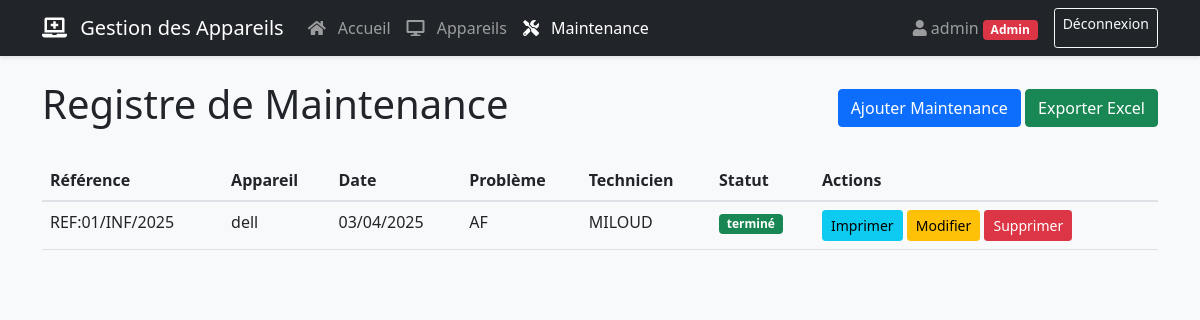
Screenshot of /maintenance (signed in) with the database file from the repository.
### app.py (models this page shows, shortened)
class User(UserMixin, db.Model):
    id = db.Column(db.Integer, primary_key=True)
    username = db.Column(db.String(80), unique=True, nullable=False)
    password = db.Column(db.String(120), nullable=False)
    is_admin = db.Column(db.Boolean, default=False)

class MaintenanceRecord(db.Model):
    id = db.Column(db.Integer, primary_key=True)
    device_id = db.Column(db.Integer, db.ForeignKey('device.id'), nullable=False)
    reference = db.Column(db.String(20))
    maintenance_date = db.Column(db.Date, nullable=False)
    issue_description = db.Column(db.Text, nullable=False)
    actions_taken = db.Column(db.Text)
    status = db.Column(db.String(20), default='en attente')
    technician = db.Column(db.String(100), nullable=False)
    completion_date = db.Column(db.Date)
    notes = db.Column(db.Text)

class Device(db.Model):
    id = db.Column(db.Integer, primary_key=True)
    name = db.Column(db.String(100), nullable=False)
    type = db.Column(db.String(50), nullable=False)
    serial_number = db.Column(db.String(100), nullable=False, unique=True)
    status = db.Column(db.String(20), default='actif')
    assigned_to = db.Column(db.String(100))
    service = db.Column(db.String(100))
    department = db.Column(db.String(100))
    mac_address = db.Column(db.String(17))
    notes = db.Column(db.Text)
    maintenance_records = db.relationship('MaintenanceRecord', backref='device', lazy=True, cascade="all, delete-orphan")
    ownership_changes = db.relationship('OwnershipChange', backref='device', lazy=True, cascade="all, delete-orphan")

### app.py (the view)
@app.route('/maintenance')
@login_required
def maintenance():
    maintenance_records = MaintenanceRecord.query.order_by(MaintenanceRecord.maintenance_date.desc()).all()
    return render_template('maintenance.html', maintenance_records=maintenance_records)

### app.py (called while the page is built)
@login_manager.user_loader
def load_user(user_id):
    return User.query.get(int(user_id))

@app.context_processor
def utility_processor():
    from datetime import datetime
    return {
        'now': datetime.now
    }

### templates/maintenance.html (shortened to what this page needs)
{% extends "base.html" %}
{% block content %}
<div class="d-flex justify-content-between align-items-center mb-4">
    <h1>Registre de Maintenance</h1>
    <div>
        <a href="{{ url_for('add_maintenance') }}" class="btn btn-primary">Ajouter Maintenance</a>
        <a href="{{ url_for('export_maintenance_excel') }}" class="btn btn-success">Exporter Excel</a>
    </div>
</div>
<div class="table-responsive">
    <table class="table table-hover">
        <thead>
            <tr>
                <th>Référence</th>
                <th>Appareil</th>
                <th>Date</th>
                <th>Problème</th>
                <th>Technicien</th>
                <th>Statut</th>
                <th>Actions</th>
            </tr>
        </thead>
        <tbody>
            {% for record in maintenance_records %}
            <tr>
                <td>{{ record.reference }}</td>
                <td>{{ record.device.name }}</td>
                <td>{{ record.maintenance_date.strftime('%d/%m/%Y') }}</td>
                <td>{{ record.issue_description[:50] + '...' if record.issue_description|length > 50 else record.issue_description }}</td>
                <td>{{ record.technician }}</td>
                <td>
                    <span class="badge bg-{{ 'success' if record.status == 'terminé' else 'warning' if record.status == 'en cours' else 'secondary' }}">
                        {{ record.status }}
                    </span>
                </td>
                <td>
                    <a href="{{ url_for('print_maintenance', record_id=record.id) }}" class="btn btn-sm btn-info">Imprimer</a>
                    <a href="{{ url_for('edit_maintenance', record_id=record.id) }}" class="btn btn-sm btn-warning">Modifier</a>
                    <a href="{{ url_for('delete_maintenance', record_id=record.id) }}" class="btn btn-sm btn-danger delete-confirm">Supprimer</a>
                </td>
            </tr>
            {% endfor %}
        </tbody>
    </table>
</div>
{% endblock %}

### templates/base.html (shortened to what this page needs)
<!DOCTYPE html>
<html lang="fr">
<head>
    <link href="https://cdn.jsdelivr.net/npm/bootstrap@5.1.3/dist/css/bootstrap.min.css" rel="stylesheet">
    <link rel="stylesheet" href="{{ url_for('static', filename='css/style.css') }}">
    <link rel="stylesheet" href="https://cdnjs.cloudflare.com/ajax/libs/font-awesome/5.15.4/css/all.min.css">
</head>
<body>
    <nav class="navbar navbar-expand-lg navbar-dark bg-dark sticky-top">
        <div class="container">
            <a class="navbar-brand" href="{{ url_for('index') }}">
                <i class="fas fa-laptop-medical"></i> Gestion des Appareils
            </a>
            <div class="collapse navbar-collapse" id="navbarNav">
                <ul class="navbar-nav me-auto">
                    <li class="nav-item">
                        <a class="nav-link {{ 'active' if request.endpoint == 'index' }}" href="{{ url_for('index') }}">
                            <i class="fas fa-home"></i> Accueil
                        </a>
                    </li>
                    <li class="nav-item">
                        <a class="nav-link {{ 'active' if request.endpoint == 'devices' }}" href="{{ url_for('devices') }}">
                            <i class="fas fa-desktop"></i> Appareils
                        </a>
                    </li>
                    <li class="nav-item">
                        <a class="nav-link {{ 'active' if request.endpoint == 'maintenance' }}" href="{{ url_for('maintenance') }}">
                            <i class="fas fa-tools"></i> Maintenance
                        </a>
                    </li>
                </ul>
                <div class="d-flex">
                    {% if current_user.is_authenticated %}
                        <span class="navbar-text me-3">
                            <i class="fas fa-user"></i>
                            {{ current_user.username }}
                            {% if current_user.is_admin %}
                                <span class="badge bg-danger">Admin</span>
                            {% endif %}
                        </span>
                        <a href="{{ url_for('logout') }}" class="btn btn-outline-light btn-sm">Déconnexion</a>
                    {% else %}
                        <a href="{{ url_for('login') }}" class="btn btn-outline-light btn-sm">Connexion</a>
                    {% endif %}
                </div>
            </div>
        </div>
    </nav>
    <div class="container mt-4">
        {% block content %}{% endblock %}
    </div>
</body>
</html>

### static/css/style.css (style rules this page uses)
body { background-color: #f8f9fa; }
.btn { transition: all 0.3s; }
.table tbody tr { transition: all 0.2s; }
.navbar { box-shadow: 0 2px 4px rgba(0,0,0,0.1); }
.navbar-brand i, .nav-link i { margin-right: 0.5rem; }
.table th { background-color: #f8f9fa; border-bottom: 2px solid #dee2e6; }

### rows the page displays
User: username "admin"
MaintenanceRecord: reference "REF:01/INF/2025", device.name "dell", maintenance_date "03/04/2025", issue_description "AF", technician "MILOUD", status "terminé"
